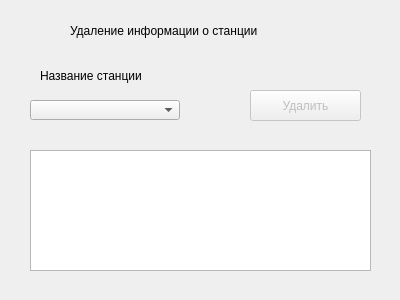
<?xml version="1.0" encoding="UTF-8"?>
<ui version="4.0">
 <class>DialogAboutDeletingInfoAboutStation</class>
 <widget class="QDialog" name="DialogAboutDeletingInfoAboutStation">
  <property name="geometry">
   <rect>
    <x>0</x>
    <y>0</y>
    <width>400</width>
    <height>300</height>
   </rect>
  </property>
  <property name="windowTitle">
   <string>Dialog</string>
  </property>
  <widget class="QLabel" name="label_3">
   <property name="geometry">
    <rect>
     <x>70</x>
     <y>10</y>
     <width>261</width>
     <height>41</height>
    </rect>
   </property>
   <property name="styleSheet">
    <string notr="true">font: 11pt &quot;MS Shell Dlg 2&quot;;</string>
   </property>
   <property name="text">
    <string>Удаление информации о станции</string>
   </property>
  </widget>
  <widget class="QPushButton" name="pushButton">
   <property name="enabled">
    <bool>false</bool>
   </property>
   <property name="geometry">
    <rect>
     <x>250</x>
     <y>90</y>
     <width>111</width>
     <height>31</height>
    </rect>
   </property>
   <property name="text">
    <string>Удалить</string>
   </property>
  </widget>
  <widget class="QLabel" name="label_2">
   <property name="geometry">
    <rect>
     <x>40</x>
     <y>60</y>
     <width>111</width>
     <height>31</height>
    </rect>
   </property>
   <property name="styleSheet">
    <string notr="true">font: 10pt &quot;MS Shell Dlg 2&quot;;</string>
   </property>
   <property name="text">
    <string>Название станции</string>
   </property>
  </widget>
  <widget class="QComboBox" name="comboBox_2">
   <property name="enabled">
    <bool>true</bool>
   </property>
   <property name="geometry">
    <rect>
     <x>30</x>
     <y>100</y>
     <width>150</width>
     <height>20</height>
    </rect>
   </property>
  </widget>
  <widget class="QTextBrowser" name="textBrowser">
   <property name="geometry">
    <rect>
     <x>30</x>
     <y>150</y>
     <width>341</width>
     <height>121</height>
    </rect>
   </property>
  </widget>
 </widget>
 <resources/>
 <connections/>
</ui>
